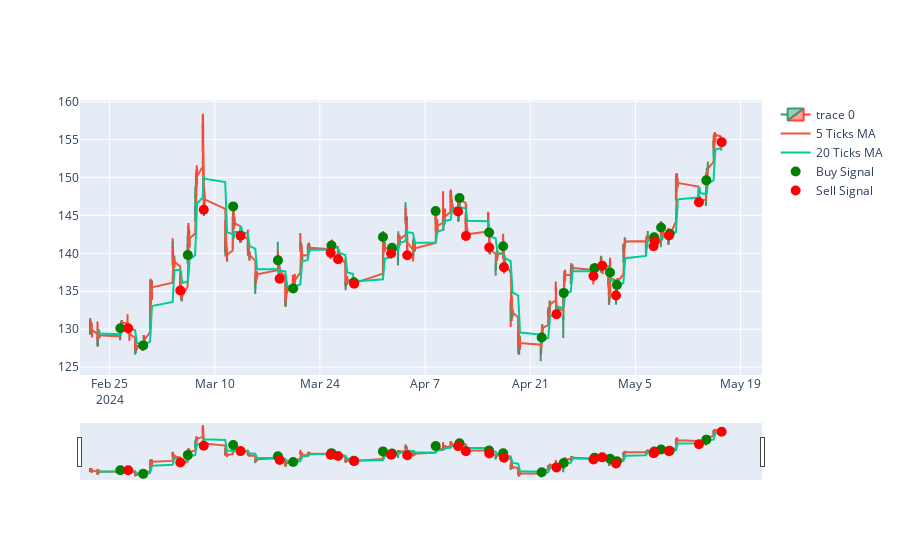

Write notebook code for a chart like this one.
### Code cell
# count the number of times the 5 ticks MA crosses the 20 ticks MA

tsm_data['5T_MA'] = tsm_data['Close'].rolling(window=5).mean()
tsm_data['20T_MA'] = tsm_data['Close'].rolling(window=20).mean()

tsm_data['signal'] = np.where(tsm_data['5T_MA'] > tsm_data['20T_MA'], 1, 0)
tsm_data['signal'] = tsm_data['signal'].diff()


print(tsm_data['signal'].value_counts())

# plot the buy and sell signals

fig = go.Figure(data=[go.Candlestick(x=tsm_data.index,
                open=tsm_data['Open'],
                high=tsm_data['High'],
                low=tsm_data['Low'],
                close=tsm_data['Close'])])

fig.add_trace(go.Scatter(x=tsm_data.index, y=tsm_data['Close'].rolling(window=5).mean(), name='5 Ticks MA'))
fig.add_trace(go.Scatter(x=tsm_data.index, y=tsm_data['Close'].rolling(window=20).mean(), name='20 Ticks MA'))

buy_signals = tsm_data[tsm_data['signal'] == 1]
sell_signals = tsm_data[tsm_data['signal'] == -1]

fig.add_trace(go.Scatter(x=buy_signals.index, y=buy_signals['Close'], mode='markers', marker=dict(color='green', size=10), name='Buy Signal'))

fig.add_trace(go.Scatter(x=sell_signals.index, y=sell_signals['Close'], mode='markers', marker=dict(color='red', size=10), name='Sell Signal'))

fig.show()

### Figure 1 — Plotly figure (JSON) as saved in the notebook; plotly's stock layout.template omitted (floating-point values rounded to 4 significant figures; data arrays with more than 128 entries replaced by an {"elided": "..."} marker saying what was removed)
{"data": [{"close": {"elided": "772 float values"}, "high": {"elided": "772 float values"}, "low": {"elided": "772 float values"}, "open": {"elided": "772 float values"}, "type": "candlestick", "x": {"elided": "772 str values"}}, {"name": "5 Ticks MA", "type": "scatter", "x": {"elided": "772 str values"}, "y": {"elided": "772 float values"}}, {"name": "20 Ticks MA", "type": "scatter", "x": {"elided": "772 str values"}, "y": {"elided": "772 float values"}}, {"marker": {"color": "green", "size": 10}, "mode": "markers", "name": "Buy Signal", "type": "scatter", "x": ["2024-02-26T10:30:00-05:00", "2024-02-29T11:30:00-05:00", "2024-03-06T10:00:00-05:00", "2024-03-12T11:00:00-04:00", "2024-03-18T10:00:00-04:00", "2024-03-20T10:30:00-04:00", "2024-03-25T13:00:00-04:00", "2024-03-28T12:30:00-04:00", "2024-04-01T09:30:00-04:00", "2024-04-02T14:30:00-04:00", "2024-04-08T10:00:00-04:00", "2024-04-11T14:00:00-04:00", "2024-04-15T12:30:00-04:00", "2024-04-17T09:30:00-04:00", "2024-04-22T12:30:00-04:00", "2024-04-25T11:00:00-04:00", "2024-04-29T13:30:00-04:00", "2024-05-01T15:00:00-04:00", "2024-05-02T13:00:00-04:00", "2024-05-07T12:00:00-04:00", "2024-05-08T10:00:00-04:00", "2024-05-09T13:30:00-04:00", "2024-05-14T10:30:00-04:00"], "y": [130.1, 127.9, 139.8, 146.2, 139.1, 135.4, 141.0, 136.2, 142.2, 140.8, 145.6, 147.3, 142.8, 140.9, 128.9, 134.8, 138.1, 137.5, 135.8, 142.1, 143.4, 142.6, 149.6]}, {"marker": {"color": "red", "size": 10}, "mode": "markers", "name": "Sell Signal", "type": "scatter", "x": ["2024-02-27T11:30:00-05:00", "2024-03-05T10:00:00-05:00", "2024-03-08T13:00:00-05:00", "2024-03-13T10:30:00-04:00", "2024-03-18T15:30:00-04:00", "2024-03-25T10:30:00-04:00", "2024-03-26T10:00:00-04:00", "2024-03-28T13:30:00-04:00", "2024-04-02T11:30:00-04:00", "2024-04-04T15:00:00-04:00", "2024-04-11T09:30:00-04:00", "2024-04-12T10:30:00-04:00", "2024-04-15T13:00:00-04:00", "2024-04-17T12:00:00-04:00", "2024-04-24T12:00:00-04:00", "2024-04-29T10:00:00-04:00", "2024-04-30T14:00:00-04:00", "2024-05-02T10:00:00-04:00", "2024-05-07T10:00:00-04:00", "2024-05-07T14:00:00-04:00", "2024-05-09T11:00:00-04:00", "2024-05-13T11:00:00-04:00", "2024-05-16T11:30:00-04:00"], "y": [130.1, 135.1, 145.8, 142.3, 136.6, 140.1, 139.2, 136.0, 140.0, 139.7, 145.5, 142.3, 140.8, 138.2, 132.0, 137.0, 138.4, 134.4, 140.9, 141.6, 142.4, 146.7, 154.7]}], "layout": {}}
